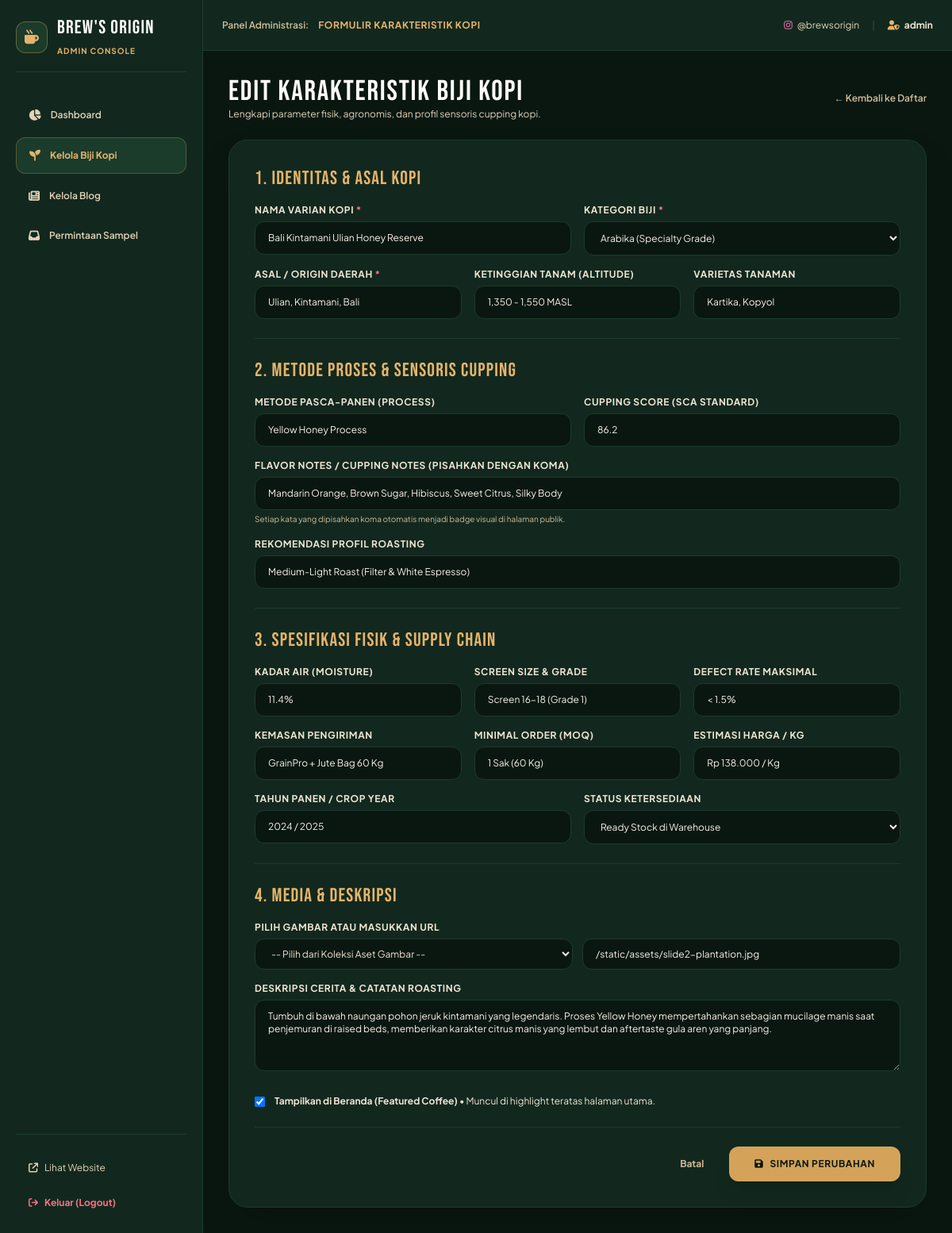
The app's page /admin/beans/2/edit (signed in) with its own data.
### models.py (models this page shows, shortened)
class CoffeeBean(db.Model):
    __tablename__ = 'coffee_beans'
    id = db.Column(db.Integer, primary_key=True)
    name = db.Column(db.String(150), nullable=False)
    slug = db.Column(db.String(180), unique=True, nullable=False)
    category = db.Column(db.String(50), nullable=False, default='Arabika') # Arabika or Robusta
    origin = db.Column(db.String(120), nullable=False) # e.g. Aceh Gayo, Bali Kintamani
    altitude = db.Column(db.String(80), default='1,400 - 1,700 MASL')
    process = db.Column(db.String(80), default='Full Washed') # Natural, Washed, Honey, Anaerobic, Wet Hulled
    variety = db.Column(db.String(120), default='Typica, Bourbon')
    cupping_score = db.Column(db.Float, default=85.0)
    flavor_notes = db.Column(db.String(255), default='Chocolate, Nutty, Brown Sugar') # Comma-separated
    moisture = db.Column(db.String(50), default='11.5%')
    screen_size = db.Column(db.String(80), default='Screen 16-18 (Grade 1)')
    defect_rate = db.Column(db.String(80), default='< 1%')
    roast_recommendation = db.Column(db.String(120), default='Medium Roast')
    crop_year = db.Column(db.String(50), default='2024 / 2025')
    packaging = db.Column(db.String(100), default='GrainPro + Jute Bag 60 Kg')
    moq = db.Column(db.String(80), default='1 Bag (60 Kg)')
    price_estimate = db.Column(db.String(100), default='Hubungi Kami')
    description = db.Column(db.Text, nullable=True)
    image_url = db.Column(db.String(255), default='/static/assets/coffee-beans-sacks.jpg')
    is_featured = db.Column(db.Boolean, default=False)
    status = db.Column(db.String(50), default='Ready Stock') # Ready Stock, Limited, Incoming Harvest
    created_at = db.Column(db.DateTime, default=utc_now)
    updated_at = db.Column(db.DateTime, default=utc_now, onupdate=utc_now)

### app.py (the view, shortened to what this page needs)
@app.route('/admin/beans/<int:id>/edit', methods=['GET', 'POST'])
@login_required
def admin_bean_edit(id):
    bean = CoffeeBean.query.get_or_404(id)
    return render_template('admin/bean_form.html', bean=bean)

### templates/admin/bean_form.html (shortened to what this page needs)
{% extends "admin/layout.html" %}
{% block section_name %}Formulir Karakteristik Kopi{% endblock %}
{% block content %}
<div class="max-w-4xl mx-auto">
    <div class="mb-6 flex items-center justify-between">
        <div>
            <h1 class="font-bebas text-4xl text-cream-50">
                {{ 'EDIT KARAKTERISTIK BIJI KOPI' if bean else 'TAMBAH BIJI KOPI BARU' }}
            </h1>
            <p class="text-xs text-cream-300">Lengkapi parameter fisik, agronomis, dan profil sensoris cupping kopi.</p>
        </div>
        <a href="{{ url_for('admin_beans') }}" class="text-xs font-semibold text-cream-400 hover:text-gold-400">
            &larr; Kembali ke Daftar
        </a>
    </div>
    <div class="bg-forest-900 border border-forest-800 rounded-3xl p-6 sm:p-8 shadow-2xl">
        <form method="POST" class="space-y-6">
            <div class="border-b border-forest-800 pb-6">
                <h3 class="font-bebas text-2xl text-gold-400 mb-4">1. IDENTITAS & ASAL KOPI</h3>
                <div class="grid grid-cols-1 sm:grid-cols-2 gap-4 mb-4">
                    <div>
                        <label class="block text-xs font-bold uppercase tracking-wider text-cream-200 mb-1.5">
                            Nama Varian Kopi <span class="text-rose-400">*</span>
                        </label>
                        <input type="text" name="name" required value="{{ bean.name if bean else '' }}" placeholder="Contoh: Aceh Gayo Pantan Musara Anaerobic" class="w-full bg-forest-950 border border-forest-800 rounded-xl px-4 py-3 text-xs text-cream-100 focus:outline-none focus:border-gold-500">
                    </div>
                    <div>
                        <label class="block text-xs font-bold uppercase tracking-wider text-cream-200 mb-1.5">
                            Kategori Biji <span class="text-rose-400">*</span>
                        </label>
                        <select name="category" required class="w-full bg-forest-950 border border-forest-800 rounded-xl px-4 py-3 text-xs text-cream-100 focus:outline-none focus:border-gold-500">
                            <option value="Arabika" {% if bean and bean.category == 'Arabika' %}selected{% endif %}>Arabika (Specialty Grade)</option>
                        </select>
                    </div>
                </div>
                <div class="grid grid-cols-1 sm:grid-cols-3 gap-4">
                    <div>
                        <label class="block text-xs font-bold uppercase tracking-wider text-cream-200 mb-1.5">
                            Asal / Origin Daerah <span class="text-rose-400">*</span>
                        </label>
                        <input type="text" name="origin" required value="{{ bean.origin if bean else '' }}" placeholder="Contoh: Takengon, Aceh Tengah" class="w-full bg-forest-950 border border-forest-800 rounded-xl px-4 py-3 text-xs text-cream-100 focus:outline-none focus:border-gold-500">
                    </div>
                    <div>
                        <label class="block text-xs font-bold uppercase tracking-wider text-cream-200 mb-1.5">
                            Ketinggian Tanam (Altitude)
                        </label>
                        <input type="text" name="altitude" value="{{ bean.altitude if bean else '1,400 - 1,700 MASL' }}" placeholder="Contoh: 1,500 - 1,700 MASL" class="w-full bg-forest-950 border border-forest-800 rounded-xl px-4 py-3 text-xs text-cream-100 focus:outline-none focus:border-gold-500">
                    </div>
                    <div>
                        <label class="block text-xs font-bold uppercase tracking-wider text-cream-200 mb-1.5">
                            Varietas Tanaman
                        </label>
                        <input type="text" name="variety" value="{{ bean.variety if bean else 'Typica, Bourbon, Ateng' }}" placeholder="Contoh: Ateng Super, Bourbon" class="w-full bg-forest-950 border border-forest-800 rounded-xl px-4 py-3 text-xs text-cream-100 focus:outline-none focus:border-gold-500">
                    </div>
                </div>
            </div>
            <div class="border-b border-forest-800 pb-6">
                <h3 class="font-bebas text-2xl text-gold-400 mb-4">2. METODE PROSES & SENSORIS CUPPING</h3>
                <div class="grid grid-cols-1 sm:grid-cols-2 gap-4 mb-4">
                    <div>
                        <label class="block text-xs font-bold uppercase tracking-wider text-cream-200 mb-1.5">
                            Metode Pasca-Panen (Process)
                        </label>
                        <input type="text" name="process" value="{{ bean.process if bean else 'Anaerobic Natural' }}" placeholder="Contoh: Fully Washed / Honey / Anaerobic" class="w-full bg-forest-950 border border-forest-800 rounded-xl px-4 py-3 text-xs text-cream-100 focus:outline-none focus:border-gold-500">
                    </div>
                    <div>
                        <label class="block text-xs font-bold uppercase tracking-wider text-cream-200 mb-1.5">
                            Cupping Score (SCA Standard)
                        </label>
                        <input type="number" step="0.1" name="cupping_score" value="{{ bean.cupping_score if bean else '86.0' }}" placeholder="86.5" class="w-full bg-forest-950 border border-forest-800 rounded-xl px-4 py-3 text-xs text-cream-100 focus:outline-none focus:border-gold-500">
                    </div>
                </div>
                <div class="mb-4">
                    <label class="block text-xs font-bold uppercase tracking-wider text-cream-200 mb-1.5">
                        Flavor Notes / Cupping Notes (Pisahkan dengan koma)
                    </label>
                    <input type="text" name="flavor_notes" value="{{ bean.flavor_notes if bean else 'Peach, Jasmine, Brown Sugar, Black Tea' }}" placeholder="Contoh: Peach, Jasmine, Brown Sugar, Dark Chocolate" class="w-full bg-forest-950 border border-forest-800 rounded-xl px-4 py-3 text-xs text-cream-100 focus:outline-none focus:border-gold-500">
                    <span class="text-[10px] text-cream-400 mt-1 block">Setiap kata yang dipisahkan koma otomatis menjadi badge visual di halaman publik.</span>
                </div>
                <div>
                    <label class="block text-xs font-bold uppercase tracking-wider text-cream-200 mb-1.5">
                        Rekomendasi Profil Roasting
                    </label>
                    <input type="text" name="roast_recommendation" value="{{ bean.roast_recommendation if bean else 'Light to Medium Roast' }}" placeholder="Contoh: Light to Medium (Filter & Modern Espresso)" class="w-full bg-forest-950 border border-forest-800 rounded-xl px-4 py-3 text-xs text-cream-100 focus:outline-none focus:border-gold-500">
                </div>
            </div>
            <div class="border-b border-forest-800 pb-6">
                <h3 class="font-bebas text-2xl text-gold-400 mb-4">3. SPESIFIKASI FISIK & SUPPLY CHAIN</h3>
                <div class="grid grid-cols-1 sm:grid-cols-3 gap-4 mb-4">
                    <div>
                        <label class="block text-xs font-bold uppercase tracking-wider text-cream-200 mb-1.5">
                            Kadar Air (Moisture)
                        </label>
                        <input type="text" name="moisture" value="{{ bean.moisture if bean else '11.2%' }}" placeholder="11.2%" class="w-full bg-forest-950 border border-forest-800 rounded-xl px-4 py-3 text-xs text-cream-100 focus:outline-none focus:border-gold-500">
                    </div>
                    <div>
                        <label class="block text-xs font-bold uppercase tracking-wider text-cream-200 mb-1.5">
                            Screen Size & Grade
                        </label>
                        <input type="text" name="screen_size" value="{{ bean.screen_size if bean else 'Screen 16-18 (Grade 1)' }}" placeholder="Screen 16-18 (Grade 1)" class="w-full bg-forest-950 border border-forest-800 rounded-xl px-4 py-3 text-xs text-cream-100 focus:outline-none focus:border-gold-500">
                    </div>
                    <div>
                        <label class="block text-xs font-bold uppercase tracking-wider text-cream-200 mb-1.5">
                            Defect Rate Maksimal
                        </label>
                        <input type="text" name="defect_rate" value="{{ bean.defect_rate if bean else '< 1%' }}" placeholder="< 1%" class="w-full bg-forest-950 border border-forest-800 rounded-xl px-4 py-3 text-xs text-cream-100 focus:outline-none focus:border-gold-500">
                    </div>
                </div>
                <div class="grid grid-cols-1 sm:grid-cols-3 gap-4 mb-4">
                    <div>
                        <label class="block text-xs font-bold uppercase tracking-wider text-cream-200 mb-1.5">
                            Kemasan Pengiriman
                        </label>
                        <input type="text" name="packaging" value="{{ bean.packaging if bean else 'GrainPro + Jute Bag 60 Kg' }}" placeholder="GrainPro + Jute Bag 60 Kg" class="w-full bg-forest-950 border border-forest-800 rounded-xl px-4 py-3 text-xs text-cream-100 focus:outline-none focus:border-gold-500">
                    </div>
                    <div>
                        <label class="block text-xs font-bold uppercase tracking-wider text-cream-200 mb-1.5">
                            Minimal Order (MOQ)
                        </label>
                        <input type="text" name="moq" value="{{ bean.moq if bean else '1 Sak (60 Kg)' }}" placeholder="1 Sak (60 Kg)" class="w-full bg-forest-950 border border-forest-800 rounded-xl px-4 py-3 text-xs text-cream-100 focus:outline-none focus:border-gold-500">
                    </div>
                    <div>
                        <label class="block text-xs font-bold uppercase tracking-wider text-cream-200 mb-1.5">
                            Estimasi Harga / Kg
                        </label>
                        <input type="text" name="price_estimate" value="{{ bean.price_estimate if bean else 'Rp 140.000 / Kg' }}" placeholder="Rp 140.000 / Kg" class="w-full bg-forest-950 border border-forest-800 rounded-xl px-4 py-3 text-xs text-cream-100 focus:outline-none focus:border-gold-500">
                    </div>
                </div>
                <div class="grid grid-cols-1 sm:grid-cols-2 gap-4">
                    <div>
                        <label class="block text-xs font-bold uppercase tracking-wider text-cream-200 mb-1.5">
                            Tahun Panen / Crop Year
                        </label>
                        <input type="text" name="crop_year" value="{{ bean.crop_year if bean else '2024 / 2025' }}" placeholder="2024 / 2025" class="w-full bg-forest-950 border border-forest-800 rounded-xl px-4 py-3 text-xs text-cream-100 focus:outline-none focus:border-gold-500">
                    </div>
                    <div>
                        <label class="block text-xs font-bold uppercase tracking-wider text-cream-200 mb-1.5">
                            Status Ketersediaan
                        </label>
                        <select name="status" class="w-full bg-forest-950 border border-forest-800 rounded-xl px-4 py-3 text-xs text-cream-100 focus:outline-none focus:border-gold-500">
                            <option value="Ready Stock" {% if bean and bean.status == 'Ready Stock' %}selected{% endif %}>Ready Stock di Warehouse</option>
                        </select>
                    </div>
                </div>
            </div>
            <div class="space-y-4">
                <h3 class="font-bebas text-2xl text-gold-400 mb-2">4. MEDIA & DESKRIPSI</h3>
                <div>
                    <label class="block text-xs font-bold uppercase tracking-wider text-cream-200 mb-1.5">
                        Pilih Gambar atau Masukkan URL
                    </label>
                    <div class="grid grid-cols-1 sm:grid-cols-2 gap-3 mb-2">
                        <select id="preset-image-select" onchange="document.getElementById('image_url_input').value = this.value" class="bg-forest-950 border border-forest-800 rounded-xl px-4 py-2.5 text-xs text-cream-200 focus:outline-none">
                            <option value="">-- Pilih dari Koleksi Aset Gambar --</option>
                        </select>
                        <input type="text" id="image_url_input" name="image_url" value="{{ bean.image_url if bean else '/static/assets/coffee-beans-sacks.jpg' }}" placeholder="Path gambar" class="w-full bg-forest-950 border border-forest-800 rounded-xl px-4 py-2.5 text-xs text-cream-100 focus:outline-none focus:border-gold-500">
                    </div>
                </div>
                <div>
                    <label class="block text-xs font-bold uppercase tracking-wider text-cream-200 mb-1.5">
                        Deskripsi Cerita & Catatan Roasting
                    </label>
                    <textarea name="description" rows="4" placeholder="Ceritakan keunikan mikro-iklim perkebunan, profil rasa cangkir, atau tips sangrai untuk roastery..." class="w-full bg-forest-950 border border-forest-800 rounded-xl px-4 py-3 text-xs text-cream-100 focus:outline-none focus:border-gold-500">{{ bean.description if bean else '' }}</textarea>
                </div>
                <div class="flex items-center gap-3 pt-2">
                    <input type="checkbox" id="is_featured" name="is_featured" value="1" {% if bean and bean.is_featured %}checked{% endif %} class="rounded text-emerald-600 focus:ring-emerald-500 border-forest-700 bg-forest-950">
                    <label for="is_featured" class="text-xs text-cream-200 cursor-pointer">
                        <strong>Tampilkan di Beranda (Featured Coffee)</strong> &bull; Muncul di highlight teratas halaman utama.
                    </label>
                </div>
            </div>
            <div class="pt-6 border-t border-forest-800 flex items-center justify-end gap-3">
                <a href="{{ url_for('admin_beans') }}" class="px-5 py-3 rounded-xl text-xs font-bold text-cream-400 hover:text-cream-100 transition-colors">
                    Batal
                </a>
                <button type="submit" class="btn-primary px-8 py-3.5 rounded-xl text-xs font-bold uppercase tracking-wider shadow-xl flex items-center gap-2">
                    <i class="fa-solid fa-floppy-disk text-forest-950"></i>
                    <span>{{ 'Simpan Perubahan' if bean else 'Tambahkan ke Katalog' }}</span>
                </button>
            </div>
        </form>
    </div>
</div>
{% endblock %}

### records on screen
CoffeeBean: name "Bali Kintamani Ulian Honey Reserve", category "Arabika (Specialty Grade)", origin "Ulian, Kintamani, Bali", altitude "1,350 - 1,550 MASL", variety "Kartika, Kopyol", process "Yellow Honey Process", cupping_score "86.2", flavor_notes "Mandarin Orange, Brown Sugar, Hibiscus, Sweet Citrus, Silky Body", roast_recommendation "Medium-Light Roast (Filter & White Espresso)", moisture "11.4%", screen_size "Screen 16-18 (Grade 1)", defect_rate "< 1.5%", packaging "GrainPro + Jute Bag 60 Kg", moq "1 Sak (60 Kg)", price_estimate "Rp 138.000 / Kg", crop_year "2024 / 2025", status "Ready Stock di Warehouse", image_url "/static/assets/slide2-plantation.jpg", description "Tumbuh di bawah naungan pohon jeruk kintamani yang legendaris. Proses Yellow Honey mempertahankan sebagian mucilage manis saat penjemuran di raised beds, memberikan karakter citrus manis yang lembut dan aftertaste gula aren yang panjang.", is_featured "☑"

### other values on screen
{{ session.get('admin_user', 'Administrator') }} "admin"
{{ 'EDIT KARAKTERISTIK BIJI KOPI' if bean else 'TAMBAH BIJI KOPI BARU' }} "EDIT KARAKTERISTIK BIJI KOPI"
{{ 'Simpan Perubahan' if bean else 'Tambahkan ke Katalog' }} "SIMPAN PERUBAHAN"
